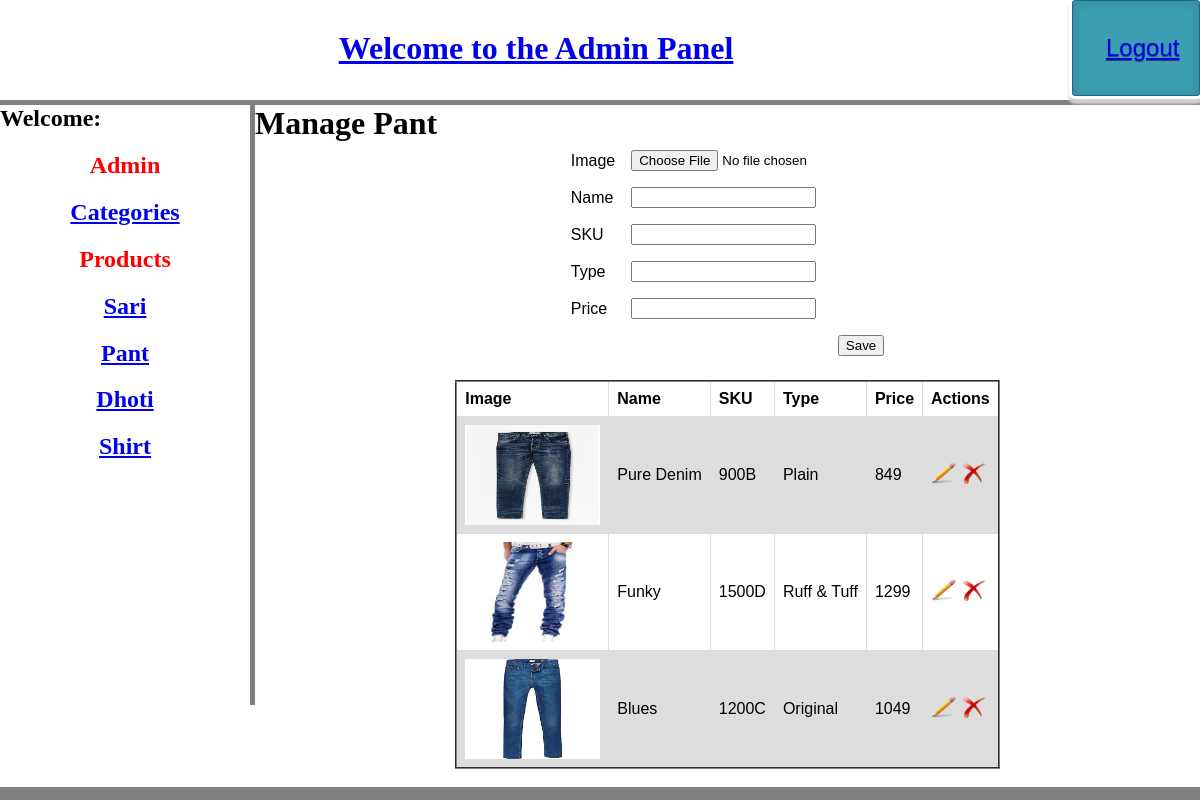
/views/product_view.php?CategoryId=2 (signed in), run on the app's committed database.
### tables this page shows
CREATE TABLE `category` (
  `CategoryId` int(11) NOT NULL,
  `Name` varchar(255) DEFAULT NULL,
  `Description` text,
  `IsActive` int(2) DEFAULT NULL
);

CREATE TABLE `product` (
  `ProductId` int(11) NOT NULL,
  `Name` varchar(255) DEFAULT NULL,
  `SKU` varchar(255) DEFAULT NULL,
  `Price` int(11) DEFAULT NULL,
  `Type` varchar(255) DEFAULT NULL,
  `Image` varchar(255) DEFAULT NULL,
  `Description` text,
  `CategoryId` int(11) NOT NULL
);

### models/category_model.php (called while the page is built, shortened)
<?php
class category_model {
	function viewCategory() {
		$sql = 'SELECT * FROM category';
		$result = mysql_query($sql);
		if (mysql_num_rows($result) > 0) {
			$rows = array();
			while($row = mysql_fetch_assoc($result)) {
				$rows[$row['CategoryId']] = $row;
			}
			return $rows;
		} else {
			return 0;
		}
	}
}
?>

### controllers/product.php (called while the page is built, shortened)
<?php
include_once '../models/product_model.php';
include_once '../models/category_model.php';
$productModel = new product_model();
$categoryModel = new category_model();
$id = (isset($_GET['id']) && $_GET['id'] > 0) ? $_GET['id'] : 0;
$categoryid = (isset($_GET['CategoryId']) && $_GET['CategoryId'] > 0) ? $_GET['CategoryId'] :0;
$productList = $productModel->viewProduct($categoryid);
$categoryList = $categoryModel->viewCategory();

### models/product_model.php (called while the page is built, shortened)
<?php
class product_model {
    function viewProduct($categoryid) {
	$sql = 'SELECT * FROM product where CategoryId='.$categoryid;
		$result = mysql_query($sql);
		if (mysql_num_rows($result) > 0) {
			$rows = array();
			while($row = mysql_fetch_assoc($result)) {
				$rows[$row['ProductId']] = $row;
			}
			return $rows;
		} else {
			return 0;
		}
	}
}
?>

### views/product_view.php (the view, shortened to what this page needs)
<?php
include_once '../controllers/product.php';
?>
<html>
	<head>
		<link rel="stylesheet" href="../web/css/admin_style.css" />
	</head>
	<body>
    <?php
    include_once '../header.php';
    include_once '../sidebar.php';
    ?>
		<div id="content">
            <h1>Manage <?php echo $categoryList[$categoryid]['Name'];?></h1>
            <form enctype="multipart/form-data" method="post" name="updateProduct" action="../controllers/product.php?action=update&id=<?php echo $id; ?>&CategoryId=<?php echo $categoryid;?>">
                <table id='formView' width="1000" border="0" align="center">
                    <tr>
                        <td>Image</td>
                        <td>
                            <input type="file" name="image" id="fileToUpload" value="<?php echo $id ? $productList[$id]['Image'] : ''; ?>">
                        </td>
                    </tr>
                    <tr>
                        <td>Name</td>
                        <td><input type="text" name="name" value="<?php echo $id ? $productList[$id]['Name'] : ''; ?>"></td>
                    </tr>
                    <tr>
                        <td>SKU</td>
                        <td><input type="text" name="sku" value="<?php echo $id ? $productList[$id]['SKU'] : ''; ?>"></td>
                    </tr>
                    <tr>
                        <td>Type</td>
                        <td><input type="text" name="type" value="<?php echo $id ? $productList[$id]['Type'] : ''; ?>"></td>
                    </tr>
                    <tr>
                        <td>Price</td>
                        <td><input type="text" name="price" value="<?php echo $id ? $productList[$id]['Price'] : ''; ?>"></td>
                    </tr>
                    <tr>
                        <td></td>
                        <td align="right" style="float:right;"><input type="submit" name="save" value="Save"></td>
                    </tr>
                </table>
			</form>
			<table id='listView' width="1000" border="2" align="center">
				<tr>
					<th>Image</th>
					<th>Name</th>
					<th>SKU</th>
					<th>Type</th>
					<th>Price</th>
					<th>Actions</th>
				</tr>
				<?php
					if ($productList){
						foreach($productList as $productValue) {
				?>
							<tr>
								<td><img src="../web/images/<?php echo $productValue['Image']; ?>" alt="Smiley face" height="100" width="135"></td>
								<td><?php echo $productValue['Name'];?></td>
								<td><?php echo $productValue['SKU'];?></td>
								<td><?php echo $productValue['Type'];?></td>
								<td><?php echo $productValue['Price'];?></td>
								<td>
									<a href="product_view.php?CategoryId=<?php echo $categoryid;?>&id=<?php echo $productValue['ProductId'];?>">
										<img src="../web/images/admin/Edit.png" height="25px" width="25px"></a>
									<a onclick="return checkDelete(<?php echo $productValue['ProductId']; ?>,<?php echo $categoryid; ?>);" style="cursor: pointer;">
										<img src="../web/images/admin/DeleteRed.png" height="25px" width="25px"></a>
								</td>
							</tr>
				<?php
						}
					}
				?>
			</table>
			<br>
		</div>
	</body>
</html>

### sidebar.php (shortened to what this page needs)
<?php
include_once 'models/category_model.php';
$categoryModel = new category_model();
$categoryList = $categoryModel->viewCategory();
?>
<div id="sidebar">
	<b><font size="5">Welcome:</font></b><h2>Admin</h2>
	<h2><a href="<?php echo BASE_URL; ?>views/category_view.php">Categories</a></h2>
	<h2>Products</h2>
	<?php
			foreach ($categoryList as $value){
				echo '<h2>';
					echo '<a href="'.BASE_URL.'views/product_view.php?CategoryId='.$value['CategoryId'].'">';
						echo $value['Name'];
					echo '</a>';
				echo '</h2>';
			}
		?>
</div>

### web/css/admin_style.css (style rules this page uses)
body { background:gray; padding:0; margin:0; width: 100%; }
#sidebar { width:250px; float:left; background:white; border-right:5px solid gray; height:600px; }
#sidebar h2 { text-align:center; font-size:1.5em; color:red; }
#content h1 { margin:0; }
table { font-family: arial, sans-serif; border-collapse: collapse; width: auto; }
#content { background:white; }
td, th { border: 1px solid #dddddd; text-align: left; padding: 8px; }
form td { border: 0px; }
input[type="submit"] { cursor: pointer; }
#listView tr:nth-child(even) { background-color: #dddddd; }

### data on the page
category: Name "Sari"
category: Name "Pant"
category: Name "Dhoti"
category: Name "Shirt"
product: Image (picture), Name "Pure Denim", SKU "900B", Type "Plain", Price "849"
product: Image (picture), Name "Funky", SKU "1500D", Type "Ruff & Tuff", Price "1299"
product: Image (picture), Name "Blues", SKU "1200C", Type "Original", Price "1049"

### other printed values
$login_link_name "Logout"
